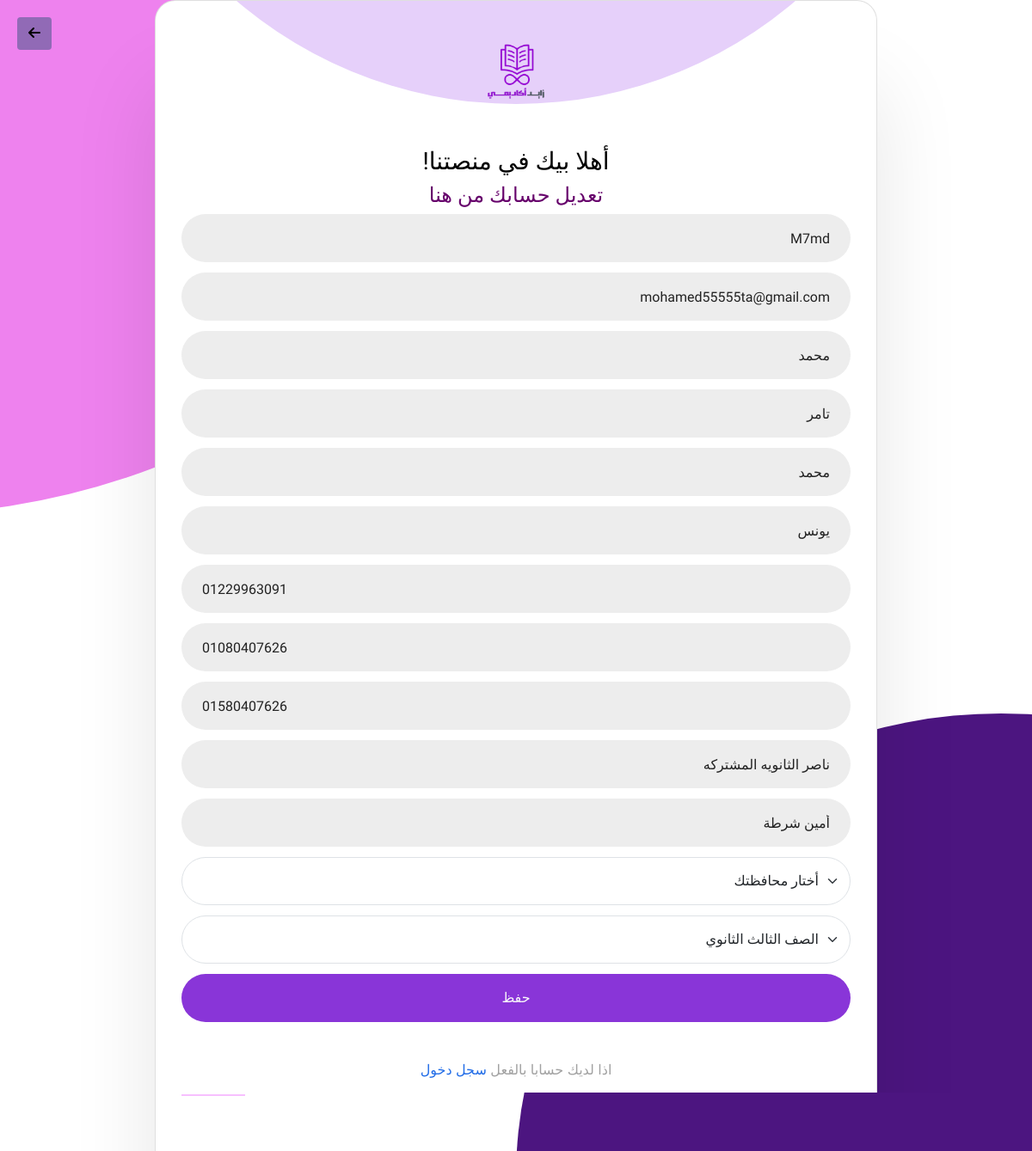
/edit-profile/ (signed in), run on the app's committed database.
### LP_app/models.py (models this page shows, shortened)
class Student(models.Model):
    user = models.OneToOneField(settings.AUTH_USER_MODEL, on_delete=models.CASCADE)
    first_name = models.CharField(max_length=255, null=True, blank=True)
    second_name = models.CharField(max_length=255, null=True, blank=True)
    third_name = models.CharField(max_length=255, null=True, blank=True)
    last_name = models.CharField(max_length=255, null=True, blank=True)
    phone_num = models.CharField(max_length=20, null=True, blank=True)
    dad_num = models.CharField(max_length=255, null=True, blank=True)
    mom_num = models.CharField(max_length=255, null=True, blank=True)
    school = models.CharField(max_length=255, null=True, blank=True)
    dad_job = models.CharField(max_length=255, null=True, blank=True)
    government = models.CharField(max_length=255, null=True, blank=True)
    alsaf = models.ForeignKey(Grade ,on_delete=models.CASCADE ,null=True, blank=True)
    photo = models.ImageField(upload_to='student_photos', null=True, blank=True)
    is_verified = models.BooleanField(default=False)
    subscription_active = models.BooleanField(default=False)
    subscription_expiry = models.DateTimeField(null=True, blank=True)

class CustomUser(AbstractUser):
    session_token = models.CharField(max_length=100, blank=True, null=True)

class Grade(models.Model):
    grade = models.CharField(max_length=50, null=True, blank=True)

### LP_app/views.py (the view, shortened to what this page needs)
# urls.py: path('edit-profile/', views.edit_profile, name='edit_profile'),
def edit_profile(request):
    if request.user.is_anonymous:
        return redirect('landing')
    else:
        student = Student.objects.get(user=request.user)
        grade = Grade.objects.all()
        context = {
            'student': student,
            'grade': grade,
        }
        return render(request, 'LP_app/edit_user.html', context)

### LP_app/context_processor.py (called while the page is built)
def subscription_status(request):
    if request.user.is_authenticated:
        try:
            status = Subscription.objects.get(user=request.user)
        except Subscription.DoesNotExist:
            status = False
    else:
        status = False
    return {
        'status': status,
    }

### templates/LP_app/edit_user.html (shortened to what this page needs)
{% extends 'base.html' %}
{% block login %}
{% load static %}
<link
        rel="stylesheet"
        href="{% static 'css/login.css' %}"
        />
<body>
  <a class="btn" style="background-color:rgb(145, 106, 182); color:rgb(0, 0, 0);  position:absolute; left:0; top:0; margin:20px; font-family:'Alegreya',sans-serif;z-index:9999;" href="{% url 'profile' pk=user.id %}"><i class="fa-solid fa-arrow-left"></i></a>
  <div class="card">
    <img class="logo" src="{% static 'images/zaied-logo.png' %}">
    <h3> !أهلا بيك في منصتنا</h3>
    <h4 style='color: rgb(102, 0, 107); font-family: "Zain",sans-serif;'>تعديل حسابك من هنا</h4>
   <form class="form" dir="rtl" method="POST">
    <input type="text" name="username" value="{{ student.user.username }}" placeholder="أسم المستخدم">
    <input type="email" name="email" value="{{ student.user.email }}" placeholder="البريد الالكتروني">
    <input type="text" name="first_name" value="{{ student.first_name }}" placeholder="الاسم الاول">
    <input type="text" name="second_name" value="{{ student.second_name }}" placeholder="الاسم الثاني">
    <input type="text" name="third_name" value="{{ student.third_name }}" placeholder="الاسم الثالث">
    <input type="text" name="last_name" value="{{ student.last_name }}" placeholder="الاسم الأخير">
    <input type="tel" name="phone_num" value="{{ student.phone_num }}" placeholder="رقم تيليفونك">
    <input type="tel" name="dad_num" value="{{ student.dad_num }}" placeholder="رقم تيليفون الأب">
    <input type="tel" name="mom_num" value="{{ student.mom_num }}" placeholder="رقم تيليفون الأم">
    <input type="text" name="school" value="{{ student.school }}" placeholder="أسم المدرسة">
    <input type="text" name="dad_job" value="{{ student.dad_job }}" placeholder="وظيفة الأب">
    <select class="form-select" aria-label="Default select example" name="government">
        <option value="{{student.government}}" selected>أختار محافظتك</option>
    </select>
    <select class="form-select" name="alsaf">
        {% for gr in grade %}
            <option value="{{ gr.id }}" {% if gr.id == student.alsaf.id %}selected{% endif %}>{{ gr.grade }}</option>
        {% endfor %}
    </select>
    <button type="submit">حفظ</button>
</form>
    <footer>
        اذا لديك حسابا بالفعل
      <a href="{% url 'login' %}">سجل دخول</a>
      <hr>
      اذا كنت تريد إنشاء حسابك كمدرس
      <a href='#' > التواصل معنا من هنا </a>
    </footer>
  </div>
</body>
{% endblock login %}

### static/css/style.css (style rules this page uses)
body { transition: background-color 0.3s, color 0.3s; font-family: "Almarai", sans-serif; padding: 10px; }
body.light-theme { background-color: rgb(255, 255, 255); color: #000000; }
body.light-theme .card { background-color: rgb(255, 255, 255); color: #000000; }
body { margin: 0; font-family: 'Arial', sans-serif; background-color: #ffffff; color: #333333; text-align: center; }
.logo { width: 100px; height: 100px; }
button { position: relative; padding: 10px 20px; border: none; border-radius: 50px; font-size: 2em; cursor: pointer; font-family: "Almarai", sans-serif; }
hr { border: 1px solid #E207FF; background-color: #c507ff; }
h1,h2,h3,h4,h5,h6,p { font-family: "Almarai", sans-serif; }

### static/css/login.css (style rules this page uses)
* { box-sizing: border-box; }
body { display: grid; place-items: center; gap: 50px; margin: 0; height: auto; padding: 0 32px; background: #eff9ff; font-family: "Zain" sans-serif; }
h3 { font-family: "Zain",sans-serif; }
@media (width >= 500px) { body { padding: 0; } }
.card { overflow: hidden; position: relative; z-index: 3; width: 94%; margin: 0 20px; padding: 170px 30px 54px; border-radius: 24px; background: #ffffff; text-align: center; box-shadow: 0 100px 100px rgb(0 0 0 / 10%); }
.card::before { content: ""; position: absolute; top: -880px; left: 50%; translate: -50% 0; width: 1000px; height: 1000px; border-radius: 50%; margin: auto; padding: auto; background: rgb(230, 208, 250); }
@media (width >= 500px) { .card { margin: 0; width: 70%; height: auto } }
.card .logo { position: absolute; top: 0; left: 50%; translate: -50% 0; width: 160px; height: 160px; }
.form { margin: 0 0 44px; display: grid; gap: 12px; }
.form :is(input, button, select) { width: 100%; height: 56px; border-radius: 28px; font-size: 16px; font-family: "Zain",sans-serif; }
.form > input { border: 0; padding: 0 24px; color: #222222; background: #ededed; }
.form > input::placeholder { color: rgb(0 0 0 / 28%); }
.form > button { border: 0; color: #f9f9f9; background: rgb(137, 53, 216); display: grid; place-items: center; font-weight: 500; cursor: pointer; }
.card > footer { color: #a1a1a1; }
.card > footer > a { color: #216ce7; }

### data on the page
Student: username "M7md", email "mohamed55555ta@gmail.com", first_name "محمد", second_name "تامر", third_name "محمد", last_name "يونس", phone_num "01229963091", dad_num "01080407626", mom_num "01580407626", school "ناصر الثانويه المشتركه", dad_job "أمين شرطة", alsaf "الصف الثالث الثانوي"
